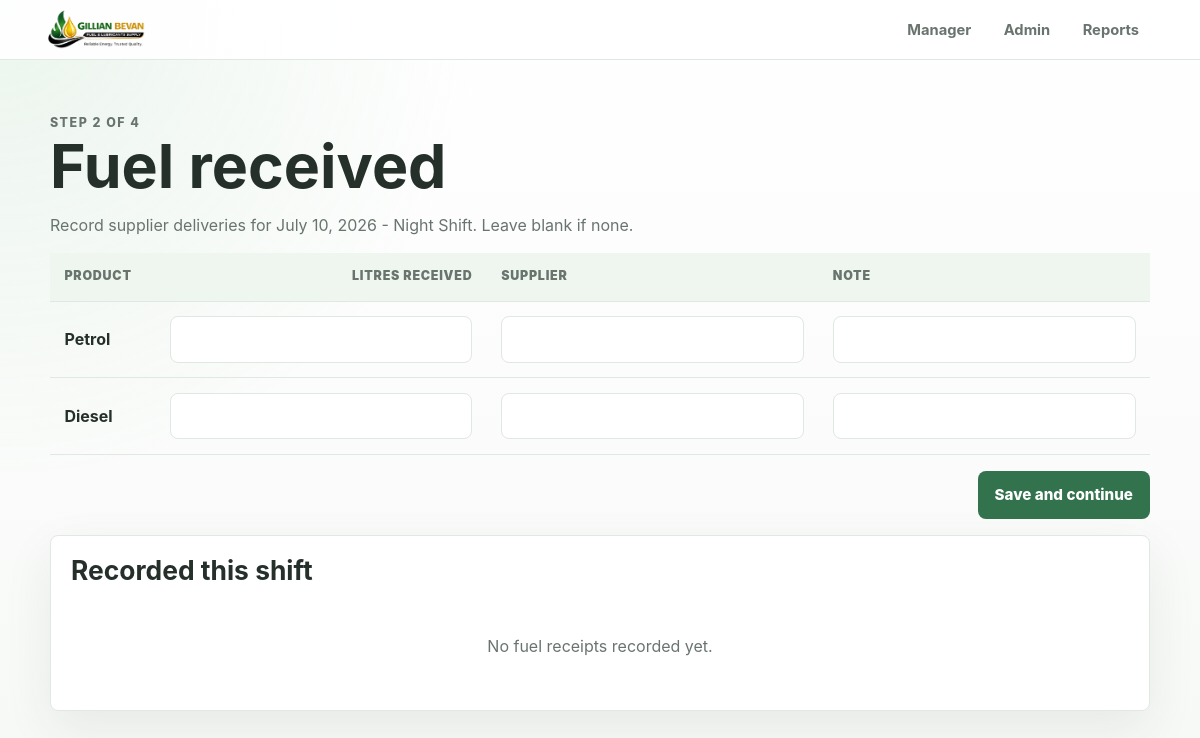
The app's page /shift/2/receipt/ (signed in) with its own data.
### main/models.py (models this page shows, shortened)
class Shift(models.Model):
    SHIFT_TYPE_CHOICES = [
        ("day", "Day Shift"),
        ("night", "Night Shift"),
    ]
    STATUS_CHOICES = [
        ("open", "Open"),
        ("closed", "Closed"),
    ]
    shift_date = models.DateField()
    shift_type = models.CharField(max_length=10, choices=SHIFT_TYPE_CHOICES)
    manager = models.ForeignKey(Manager, on_delete=models.PROTECT, related_name="shifts")
    status = models.CharField(max_length=10, choices=STATUS_CHOICES, default="open")
    cash_submitted = models.DecimalField(max_digits=12, decimal_places=2,
                                          null=True, blank=True)
    opened_at = models.DateTimeField(auto_now_add=True)
    closed_at = models.DateTimeField(null=True, blank=True)
    class Meta:
        unique_together = ("shift_date", "shift_type")
        ordering = ["-shift_date", "shift_type"]

class Product(models.Model):
    name = models.CharField(max_length=50, unique=True)  # 'Petrol', 'Diesel'
    unit = models.CharField(max_length=10, default="litres")

### main/views.py (the view, shortened to what this page needs)
# urls.py: path("shift/<int:shift_id>/receipt/", views.fuel_receipt, name="fuel_receipt"),
@pin_required
def fuel_receipt(request, shift_id):
    shift = get_object_or_404(Shift, pk=shift_id, status="open")
    products = Product.objects.all()
    existing_receipts = FuelReceipt.objects.filter(shift=shift)
    return render(request, "main/manager/fuel_receipt.html", {
        "shift": shift,
        "products": products,
        "existing_receipts": existing_receipts,
    })

### main/permissions.py (called while the page is built)
def pin_required(view_func):
    @wraps(view_func)
    def wrapper(request, *args, **kwargs):
        if not request.session.get("site_access_granted"):
            return redirect("main:pin_gate")
        return view_func(request, *args, **kwargs)
    return wrapper

### main/templates/main/manager/fuel_receipt.html (shortened to what this page needs)
{% extends 'main/layout.html' %}
{% block content %}
<section class="screen-header">
    <div>
        <p class="section-kicker">Step 2 of 4</p>
        <h1>Fuel received</h1>
        <p>Record supplier deliveries for {{ shift.shift_date }} - {{ shift.get_shift_type_display }}. Leave blank if none.</p>
    </div>
</section>
<form method="post" class="table-form">
    <div class="table-wrap">
        <table>
            <thead>
                <tr>
                    <th>Product</th>
                    <th class="number">Litres received</th>
                    <th>Supplier</th>
                    <th>Note</th>
                </tr>
            </thead>
            <tbody>
                {% for product in products %}
                    <tr>
                        <td><strong>{{ product.name }}</strong></td>
                        <td class="number">
                            <input type="number" name="received_{{ product.id }}" min="0" step="0.01" inputmode="decimal" aria-label="Litres received for {{ product.name }}">
                        </td>
                        <td>
                            <input type="text" name="supplier_{{ product.id }}" maxlength="150" aria-label="Supplier for {{ product.name }}">
                        </td>
                        <td>
                            <input type="text" name="note_{{ product.id }}" maxlength="255" aria-label="Note for {{ product.name }}">
                        </td>
                    </tr>
                {% empty %}
                    <tr>
                        <td colspan="4" class="empty-state">No products are configured.</td>
                    </tr>
                {% endfor %}
            </tbody>
        </table>
    </div>
    <div class="form-actions">
        <button class="button button-primary" type="submit">Save and continue</button>
    </div>
</form>
<section class="detail-panel">
    <h2>Recorded this shift</h2>
    <div class="simple-list">
        {% for receipt in existing_receipts %}
            <div class="list-row">
                <strong>{{ receipt.product }}</strong>
                <span>{{ receipt.litres_received|floatformat:2 }} L</span>
                <span>{{ receipt.supplier|default:"No supplier" }}</span>
            </div>
        {% empty %}
            <p class="empty-state">No fuel receipts recorded yet.</p>
        {% endfor %}
    </div>
</section>
{% endblock %}

### static/static_files/css/main.css (style rules this page uses)
:root { --color-bg: #f7f9f7; --color-surface: #ffffff; --color-surface-soft: #eef6ef; --color-text: #25302b; --color-muted: #69746f; --color-border: #dfe8e2; --color-green: #76b985; --color-green-dark: #32724c; --color-yellow: #fff2ad; --color-yellow-dark: #d6a936; --color-gray: #c8cacc; --color-danger: #b94040; --color-success: #2f7b50; --shadow-soft: 0 18px 50px rgba(37, 48, 43, 0.08); --radius: 8px; }
* { box-sizing: border-box; }
html { min-width: 320px; }
body { margin: 0; background: radial-gradient(circle at top left, rgba(118, 185, 133, 0.14), transparent 30rem), linear-gradient(180deg, #ffffff 0%, var(--color-bg) 100%); color: var(--color-text); font-family: -apple-system, BlinkMacSystemFont, "Segoe UI", Roboto, Oxygen, Ubuntu, Cantarell, "Open Sans", "Helvetica Neue", sans-serif; font-size: 16px; line-height: 1.5; }
.hero-panel, .narrow-panel, .detail-panel, .form-panel, .filter-bar { background: rgba(255, 255, 255, 0.95); border: 1px solid var(--color-border); border-radius: var(--radius); box-shadow: var(--shadow-soft); }
.section-kicker { color: var(--color-yellow-dark); font-size: 0.78rem; font-weight: 800; letter-spacing: 0.12em; margin: 0 0 0.65rem; text-transform: uppercase; }
h1, h2 { line-height: 1.1; margin: 0; }
h1 { font-size: clamp(2rem, 6vw, 3.8rem); }
h2 { font-size: clamp(1.25rem, 3vw, 1.65rem); }
.lead, .panel-heading p, .screen-header p { color: var(--color-muted); margin: 0.85rem 0 0; max-width: 46rem; }
.button { align-items: center; border: 1px solid transparent; border-radius: var(--radius); cursor: pointer; display: inline-flex; font: inherit; font-size: 0.95rem; font-weight: 800; justify-content: center; min-height: 2.8rem; padding: 0.75rem 1rem; }
.button-primary { background: var(--color-green-dark); color: #ffffff; }
.screen-header { align-items: end; display: flex; gap: 1rem; justify-content: space-between; margin-bottom: 1rem; }
.header-actions, .form-actions { display: flex; flex-wrap: wrap; gap: 0.75rem; }
.form-actions { justify-content: flex-end; margin-top: 1rem; }
input, select { background: #ffffff; border: 1px solid var(--color-border); border-radius: var(--radius); color: var(--color-text); font: inherit; min-height: 2.75rem; padding: 0.65rem 0.75rem; width: 100%; }
.table-form, .detail-panel { margin-top: 1rem; }
.detail-panel { padding: 1.25rem; }
.table-wrap { overflow-x: auto; }
table { border-collapse: collapse; min-width: 760px; width: 100%; }
th, td { border-bottom: 1px solid var(--color-border); padding: 0.9rem; text-align: left; vertical-align: middle; }
th { background: var(--color-surface-soft); color: var(--color-muted); font-size: 0.78rem; font-weight: 900; letter-spacing: 0.06em; text-transform: uppercase; }
td strong, td .muted { display: block; }
.number { text-align: right; }
.empty-state { color: var(--color-muted); padding: 1rem; text-align: center; }
.simple-list { display: grid; gap: 0.65rem; margin-top: 1rem; }

### records on screen
Shift: shift_date "July 10, 2026", shift_type "Night Shift"
Product: name "Petrol"
Product: name "Diesel"
